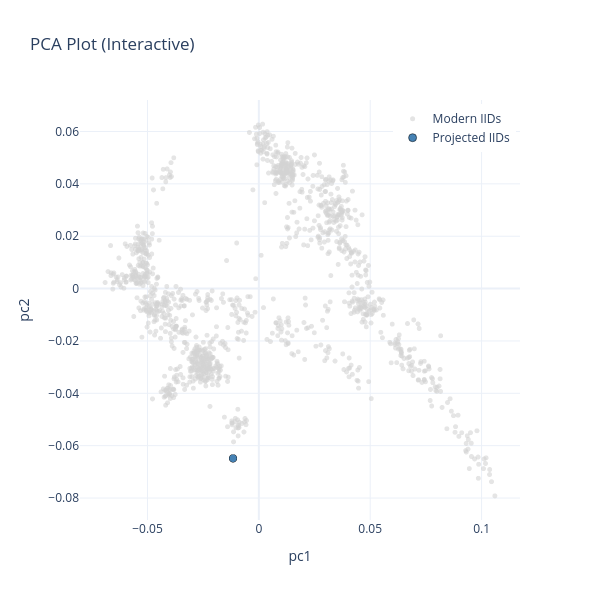

Notebook source saved alongside this figure:
### Markdown cell above
### Do HTML output of ancient Sardinian

### Code cell
%%time
df_proj = project_eigenstrat(es_path="/mnt/archgen/Autorun_eager/eager_outputs/TF/SUA/SUA002/genotyping/pileupcaller.double",
                   pca="HO", es_type="default", fig_path='./figs/SUA002.html')
df_proj

### Figure 1 — Plotly figure (JSON) as saved in the notebook; plotly's stock layout.template omitted (floating-point values rounded to 4 significant figures; data arrays with more than 128 entries replaced by an {"elided": "..."} marker saying what was removed)
{"data": [{"hovertemplate": "<b>%{text}</b><br>pc1: %{x}<br>pc2: %{y}<extra></extra>", "marker": {"color": "lightgray", "opacity": 0.6, "size": 5}, "mode": "markers", "name": "Modern IIDs", "text": {"elided": "1250 str values"}, "type": "scattergl", "x": {"elided": "1250 float values"}, "y": {"elided": "1250 float values"}}, {"hovertemplate": "<b>%{text}</b><br>pc1: %{x}<br>pc2: %{y}<extra></extra>", "marker": {"color": "steelblue", "line": {"color": "black", "width": 0.5}, "size": 8}, "mode": "markers", "name": "Projected IIDs", "text": ["SUA002"], "type": "scattergl", "x": [-0.01158], "y": [-0.06484]}], "layout": {"height": 600, "legend": {"x": 0.99, "xanchor": "right", "y": 0.99, "yanchor": "top"}, "title": {"text": "PCA Plot (Interactive)"}, "width": 600, "xaxis": {"title": {"text": "pc1"}}, "yaxis": {"title": {"text": "pc2"}}}}
